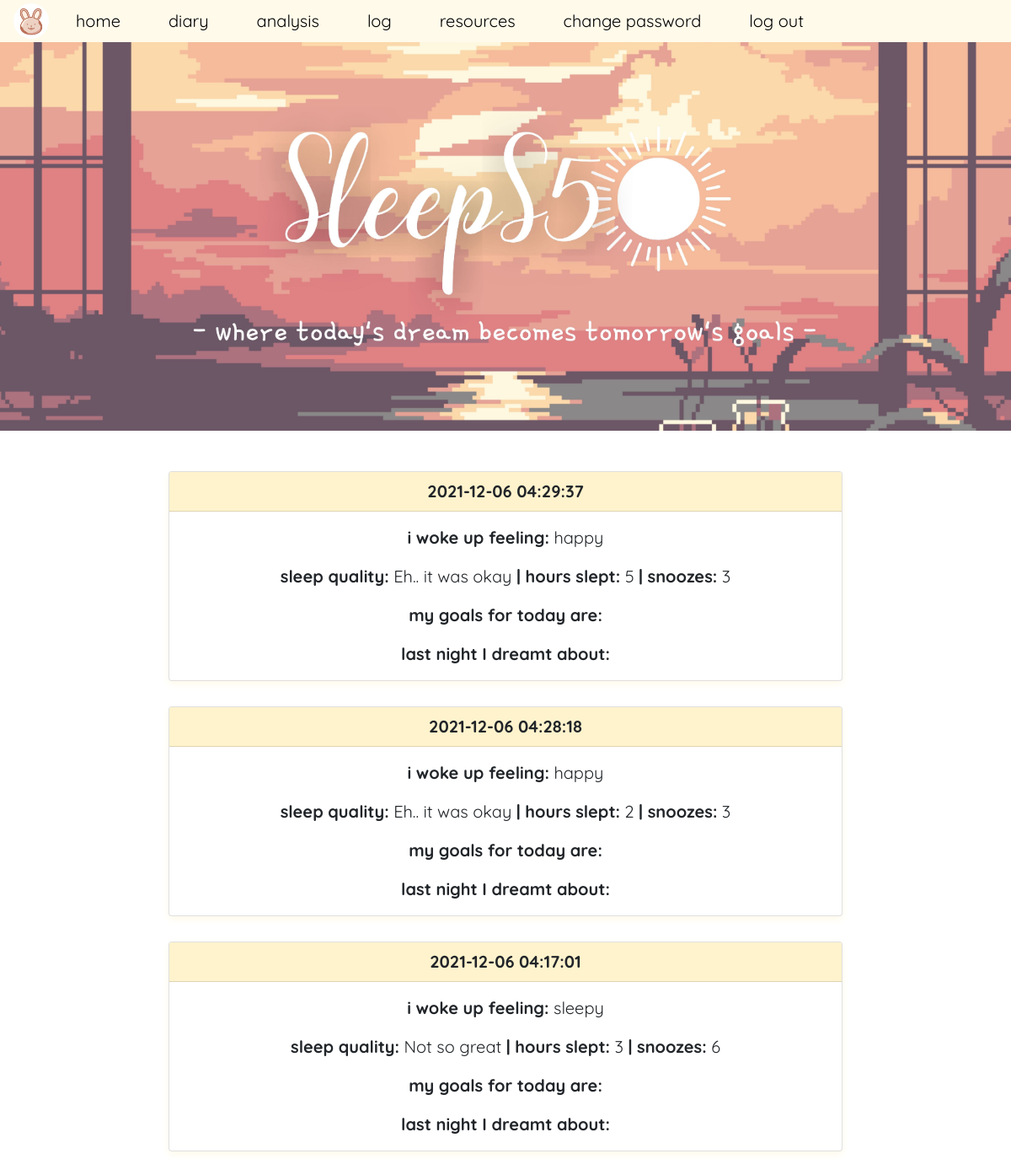
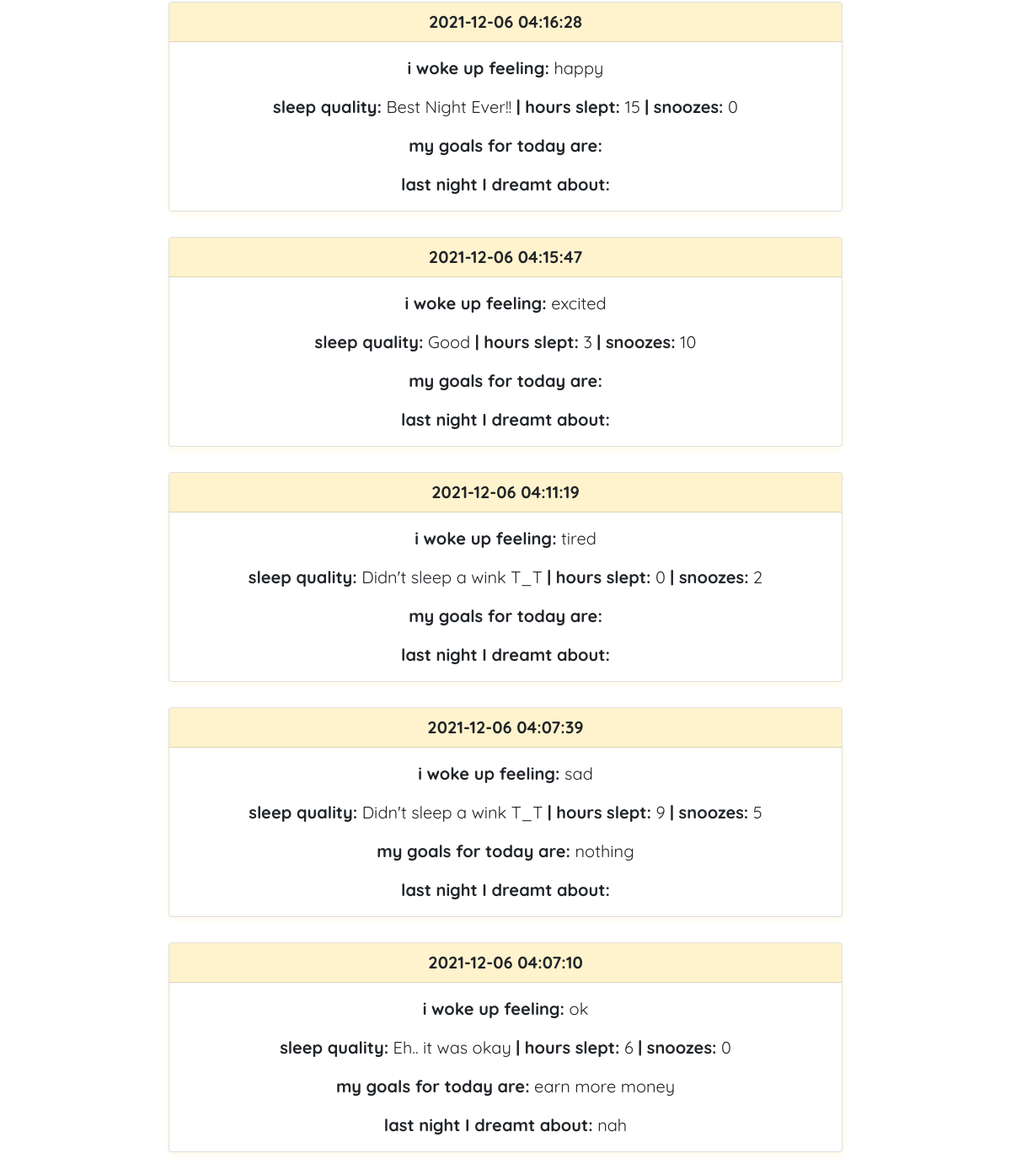
Page /log (signed in) on the committed database (2 pictures, top to bottom).
### tables this page shows
CREATE TABLE diary (id INTEGER, user_id INTEGER NOT NULL, hours_slept INTEGER NOT NULL, snoozes INTEGER NOT NULL, sleep_quality TEXT NOT NULL, mood TEXT NOT NULL, daily_goals TEXT NOT NULL, dream TEXT NOT NULL, time DATETIME NOT NULL DEFAULT CURRENT_TIMESTAMP, PRIMARY key(id), FOREIGN key(user_id) REFERENCES users(id));

### app.py (the view)
@app.route("/log")
@login_required
def log():
    diarys = db.execute("SELECT * FROM diary WHERE user_id = :user_id ORDER BY time DESC", user_id=session["user_id"])
    return render_template("log.html", diarys = diarys)

### app.py (called while the page is built)
@app.after_request
def after_request(response):
    response.headers["Cache-Control"] = "no-cache, no-store, must-revalidate"
    response.headers["Expires"] = 0
    response.headers["Pragma"] = "no-cache"
    return response

### helpers.py (called while the page is built)
def login_required(f):
    @wraps(f)
    def decorated_function(*args, **kwargs):
        if session.get("user_id") is None:
            return redirect("/login")
        return f(*args, **kwargs)
    return decorated_function

### templates/log.html (shortened to what this page needs)
{% extends "layout.html" %}
{% block main %}
    {% for diary in diarys %}
    <div class="card margins">
        <div class="card-header" style="background-color:#FFF3CD">
          <b>{{diary.time}}</b>
        </div>
        <div class="card-body">
          <p class="card-text"><b>i woke up feeling:</b> {{diary.mood}}</p>
          <p class="card-text"><b>sleep quality:</b> {{diary.sleep_quality}}  <b>|  hours slept:</b> {{diary.hours_slept}}  <b>|  snoozes:</b> {{diary.snoozes}}</p>
          <p class="card-text"><b>my goals for today are:</b> {{diary.daily_goals}}</p>
          <p class="card-text"><b>last night I dreamt about:</b> {{diary.dream}}</p>
        </div>
    </div>
    <br>
    {% endfor %}
{% endblock %}

### static/styles.css (style rules this page uses)
body { font-family: 'Quicksand', sans-serif; font-size: 20px; }
.card { box-shadow: 0 4px 8px 0 #FFFAEA; }
.margins { width: 800px; margin-left: auto; margin-right: auto; }

### rows in the picture
diary: time "2021-12-06 04:29:37", mood "happy", sleep_quality "Eh.. it was okay", hours_slept "5", snoozes "3"
diary: time "2021-12-06 04:28:18", mood "happy", sleep_quality "Eh.. it was okay", hours_slept "2", snoozes "3"
diary: time "2021-12-06 04:17:01", mood "sleepy", sleep_quality "Not so great", hours_slept "3", snoozes "6"
diary: time "2021-12-06 04:16:28", mood "happy", sleep_quality "Best Night Ever!!", hours_slept "15", snoozes "0"
diary: time "2021-12-06 04:15:47", mood "excited", sleep_quality "Good", hours_slept "3", snoozes "10"
diary: time "2021-12-06 04:11:19", mood "tired", sleep_quality "Didn't sleep a wink T_T", hours_slept "0", snoozes "2"
diary: time "2021-12-06 04:07:39", mood "sad", sleep_quality "Didn't sleep a wink T_T", hours_slept "9", snoozes "5", daily_goals "nothing"
diary: time "2021-12-06 04:07:10", mood "ok", sleep_quality "Eh.. it was okay", hours_slept "6", snoozes "0", daily_goals "earn more money", dream "nah"
